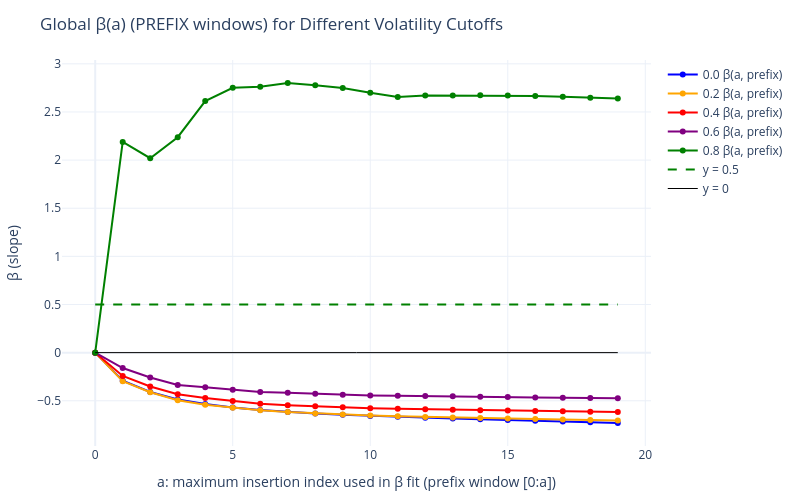

The code cell stored with this chart in its notebook:
### Code cell
import numpy as np
import pandas as pd
import plotly.graph_objects as go
from sklearn.linear_model import LinearRegression

# =========================
# DEBUG CONFIG
# =========================
DBG_ON                 = True     # master switch
DBG_SAMPLE_LEVEL       = True     # per-sample prints inside build_points_for_sample
DBG_SAMPLE_LIMIT       = 5        # how many samples to print in detail (aggregate builder)
DBG_SHOW_ROWS          = 5        # how many rows to print from per-sample DF
DBG_PREFIX_FIT_SUMMARY = True     # summary per 'a' (prefix window)
DBG_PREFIX_FIT_GRID    = None     # set to list like [0, 1, 5, 10, 15, 19] to print only those 'a'; None -> all
DBG_WARN_EPS_HITS      = True     # warn when we clamp by eps
EPS                    = 1e-12

def _sn(x, n=6):  # safe number print
    try:
        return float(np.round(x, n))
    except Exception:
        return x

# ==== helper: build per-insertion points for ONE sample (id) ====
def build_points_for_sample(messages, hist_steps, gen_block, num_insertions,
                            price_col=3, size_col=5, event_type_col=1,
                            eps=EPS, sid=None):
    """
    Returns a DataFrame with columns: ['ins_idx','log_qv','log_impact'] for a single sample.
    • Insertions at positions: hist_steps + (1..num_insertions)*gen_block
    • Q: cumulative sum of inserted sizes (only at insertion indices)
    • V_exp: cumulative executed market volume (event_type==4) from index 0 up to idx-1
    • Impact: |VWAP_inserted - reference_price| (reference at first insertion)
    """
    T = len(messages)
    positions  = hist_steps + (np.arange(1, num_insertions + 1) * gen_block)
    insert_pos = [int(p) for p in positions if p < T]

    if DBG_ON and DBG_SAMPLE_LEVEL and (sid is not None):
        print(f"\n[build_points_for_sample] sid={sid} | T={T} | planned_ins={list(positions[:10])}{'...' if len(positions)>10 else ''}")
        print(f"[build_points_for_sample] sid={sid} | valid insert_pos={insert_pos}")

    if len(insert_pos) == 0:
        if DBG_ON and DBG_SAMPLE_LEVEL and (sid is not None):
            print(f"[build_points_for_sample] sid={sid} | NO valid insertions -> empty DF")
        return pd.DataFrame(columns=["ins_idx", "log_qv", "log_impact"])

    # reference price at first insertion
    ref_price = float(messages[insert_pos[0], price_col])

    # cumulative executed market volume from start (index 0)
    evt_types = messages[:, event_type_col].astype(int)
    sizes_all = messages[:, size_col].astype(float)
    exec_sizes = np.where(evt_types == 4, sizes_all, 0.0)
    cum_exec = np.cumsum(exec_sizes)

    # per-insertion quantities
    dQ         = messages[insert_pos, size_col].astype(float)     # ΔQ_i
    ins_prices = messages[insert_pos, price_col].astype(float)
    Q_cum      = np.cumsum(dQ)                                    # Q_i
    notional_ticks_cum = np.cumsum(dQ * ins_prices)
    vwap_ticks         = notional_ticks_cum / np.maximum(Q_cum, eps)
    impact_ticks       = np.abs(vwap_ticks - ref_price)

    # V_exp at each insertion i = cum_exec[idx-1]
    V_exp = []
    for idx in insert_pos:
        V_i = cum_exec[idx - 1] if (idx - 1) >= 0 else 0.0
        V_exp.append(float(max(V_i, 0.0)))
    V_exp = np.array(V_exp, dtype=float)

    rel_size = Q_cum / np.maximum(V_exp, eps)                     # Q / V_exp

    # eps diagnostics
    n_Q_zero   = int(np.sum(Q_cum <= 0))
    n_V_zero   = int(np.sum(V_exp <= 0))
    n_imp_zero = int(np.sum(impact_ticks <= 0))
    if DBG_ON and DBG_SAMPLE_LEVEL and (sid is not None):
        print(f"[build_points_for_sample] sid={sid} | ref_price={_sn(ref_price)}")
        print(f"[build_points_for_sample] sid={sid} | dQ[:5]={dQ[:5]}, Q_cum[:5]={Q_cum[:5]}")
        print(f"[build_points_for_sample] sid={sid} | V_exp[:5]={V_exp[:5]}")
        print(f"[build_points_for_sample] sid={sid} | impact_ticks[:5]={impact_ticks[:5]}")
        if DBG_WARN_EPS_HITS and (n_Q_zero or n_V_zero or n_imp_zero):
            print(f"[WARN][sid={sid}] zeros -> Q<=0:{n_Q_zero}, V<=0:{n_V_zero}, Impact<=0:{n_imp_zero} (clamped by eps={eps})")

    # logs
    log_qv     = np.log(np.maximum(rel_size, eps))
    log_impact = np.log(np.maximum(impact_ticks, eps))

    # ins_idx is 0..(len(insert_pos)-1) for this sample
    ins_idx = np.arange(len(insert_pos), dtype=int)

    df = pd.DataFrame({"ins_idx": ins_idx, "log_qv": log_qv, "log_impact": log_impact})

    if DBG_ON and DBG_SAMPLE_LEVEL and (sid is not None):
        print(f"[build_points_for_sample] sid={sid} | df.shape={df.shape}")
        print(df.head(DBG_SHOW_ROWS))

    return df

# ==== helper: aggregate across many samples (ids) ====
def build_points_across_samples(m_dict, sample_ids, hist_steps, gen_block, num_insertions):
    dfs = []
    printed = 0
    if DBG_ON:
        print(f"\n[build_points_across_samples] assembling from {len(sample_ids)} sample_ids")

    for sid in sample_ids:
        if sid not in m_dict:
            if DBG_ON:
                print(f"[build_points_across_samples][MISS] sid={sid} not in m_dict")
            continue
        df = build_points_for_sample(m_dict[sid], hist_steps, gen_block, num_insertions, sid=sid)
        if len(df):
            dfs.append(df)
            if DBG_ON and printed < DBG_SAMPLE_LIMIT:
                print(f"[build_points_across_samples] sid={sid} contributed {df.shape[0]} rows")
                printed += 1
        else:
            if DBG_ON and printed < DBG_SAMPLE_LIMIT:
                print(f"[build_points_across_samples] sid={sid} -> empty df")
                printed += 1

    out = pd.concat(dfs, ignore_index=True) if len(dfs) else pd.DataFrame(columns=["ins_idx","log_qv","log_impact"])
    if DBG_ON:
        print(f"[build_points_across_samples] TOTAL rows={out.shape[0]} | cols={list(out.columns)}")
        if out.shape[0]:
            with pd.option_context('display.max_columns', None, 'display.width', 120):
                print(out.describe().T)
                print("head:")
                print(out.head(DBG_SHOW_ROWS))
                print("tail:")
                print(out.tail(DBG_SHOW_ROWS))
    return out

# ==== helper: compute prefix β(a) on [0:a] ====
def compute_prefix_betas(points_df, num_insertions):
    """
    Fit y = c + β x using all points with ins_idx <= a, for a=0..A.
    Returns a_values, betas (np.ndarrays).
    """
    if points_df.empty:
        if DBG_ON:
            print("[compute_prefix_betas] points_df is EMPTY")
        return np.array([]), np.array([])

    if "ins_idx" not in points_df.columns or "log_qv" not in points_df.columns or "log_impact" not in points_df.columns:
        raise ValueError("[compute_prefix_betas] points_df must have columns: ins_idx, log_qv, log_impact")

    max_idx = int(points_df["ins_idx"].max())
    A = int(min(num_insertions - 1, max_idx))
    if DBG_ON and DBG_PREFIX_FIT_SUMMARY:
        print(f"\n[compute_prefix_betas] A={A} (ins_idx range: 0..{max_idx}), num_insertions={num_insertions}")

    a_vals, betas = [], []
    lr = LinearRegression()

    # Full-fit β for consistency check
    X_all = points_df["log_qv"].to_numpy().reshape(-1, 1)
    y_all = points_df["log_impact"].to_numpy()
    lr.fit(X_all, y_all)
    beta_full = float(lr.coef_[0])
    if DBG_ON and DBG_PREFIX_FIT_SUMMARY:
        print(f"[compute_prefix_betas] β_full(all points)={_sn(beta_full)}")

    a_iter = range(0, A + 1) if DBG_PREFIX_FIT_GRID is None else DBG_PREFIX_FIT_GRID
    for a in a_iter:
        sub = points_df[points_df["ins_idx"] <= a]
        n = len(sub)
        if n >= 2:
            X = sub["log_qv"].to_numpy().reshape(-1, 1)
            y = sub["log_impact"].to_numpy()
            lr.fit(X, y)
            beta = float(lr.coef_[0])
        else:
            beta = np.nan

        a_vals.append(a)
        betas.append(beta)

        if DBG_ON and DBG_PREFIX_FIT_SUMMARY:
            # A few quick stats on the subset
            x_min = _sn(np.min(sub["log_qv"])) if n else "–"
            x_max = _sn(np.max(sub["log_qv"])) if n else "–"
            y_min = _sn(np.min(sub["log_impact"])) if n else "–"
            y_max = _sn(np.max(sub["log_impact"])) if n else "–"
            print(f"[compute_prefix_betas] a={a:>2d} | used_points={n:<5d} | β(a)={_sn(beta)} | "
                  f"x∈[{x_min},{x_max}] y∈[{y_min},{y_max}]")

    # Final consistency: at a=max_idx should equal β_full
    if DBG_ON and DBG_PREFIX_FIT_SUMMARY:
        try:
            a_idx = (a_vals.index(A)) if isinstance(a_vals, list) else int(np.where(np.array(a_vals)==A)[0][0])
            beta_at_A = betas[a_idx]
            diff = abs(beta_full - beta_at_A)
            print(f"[compute_prefix_betas][CHECK] β_at_a=max={_sn(beta_at_A)} vs β_full={_sn(beta_full)} | diff={_sn(diff)}")
        except Exception as e:
            print(f"[compute_prefix_betas][CHECK] could not compare to β_full: {e}")

    return np.array(a_vals), np.array(betas)

# ================== YOUR EXISTING BLOCK (kept) ==================

cutoffs = np.round(np.arange(0.0, 1.0, 0.2), 2)  # Includes 0.0 to 0.9
filtered_sample_numbers = {}

for vcut in cutoffs:
    x_filt, all_series_filt, merged_filt, hist_steps_filt, gen_block_filt = prepare_volatility_filtered_series(
        merged, hist_msgs, n_gen_msgs, midprice_step_size, volatility_cutoff=vcut)
    filtered_sample_numbers[vcut] = list(merged_filt['id'])
    print(f"Cutoff {vcut}: {len(filtered_sample_numbers[vcut])} samples")

fig = go.Figure()
cutoff_colors = {
    0.0: "blue", 0.1: "cyan", 0.2: "orange", 0.3: "magenta", 0.4: "red",
    0.5: "brown", 0.6: "purple", 0.7: "gray", 0.8: "green", 0.9: "black"
}

# Ensure 0.0 is plotted first
ordered_cutoffs = sorted(filtered_sample_numbers.keys(), key=lambda x: (x != 0.0, x))

# === NEW: compute PREFIX β(a) curves per cutoff ===
for vcut in ordered_cutoffs:
    sample_ids = filtered_sample_numbers[vcut]

    # Build per-insertion points across all samples for this cutoff
    points_df = build_points_across_samples(
        m_dict, sample_ids,
        hist_steps=hist_steps,
        gen_block=gen_block,
        num_insertions=num_insertions
    )

    if points_df.empty:
        if DBG_ON:
            print(f"[main] cutoff={vcut}: points_df is empty, skipping")
        continue

    # Compute β(a) on [0:a]
    a_vals, betas = compute_prefix_betas(points_df, num_insertions=num_insertions)
    if a_vals.size == 0:
        if DBG_ON:
            print(f"[main] cutoff={vcut}: no a_vals, skipping")
        continue

    label = f"0.0 β(a, prefix)" if vcut == 0.0 else f"{vcut} β(a, prefix)"
    fig.add_trace(go.Scatter(
        x=a_vals,
        y=betas,
        mode="lines+markers",
        marker=dict(size=6),
        name=label,
        line=dict(color=cutoff_colors.get(vcut, None))
    ))

# Visual guides
if len(fig.data) > 0:
    a_values = fig.data[0].x
else:
    a_values = np.arange(0, max(1, num_insertions))

fig.add_trace(go.Scatter(
    x=[int(np.min(a_values)), int(np.max(a_values))],
    y=[0.5, 0.5],
    mode="lines",
    line=dict(color="green", dash="dash"),
    name="y = 0.5"
))
fig.add_trace(go.Scatter(
    x=[int(np.min(a_values)), int(np.max(a_values))],
    y=[0, 0],
    mode="lines",
    line=dict(color="black", width=1),
    name="y = 0"
))

fig.update_xaxes(title_text="a: maximum insertion index used in β fit (prefix window [0:a])")
fig.update_yaxes(title_text="β (slope)")
fig.update_layout(
    title="Global β(a) (PREFIX windows) for Different Volatility Cutoffs",
    template="plotly_white",
    width=800,
    height=500,
    margin=dict(t=60, r=30, b=50, l=60),
    legend=dict(orientation="v"),
)
fig.show()

### Figure 1 — Plotly figure (JSON) as saved in the notebook; plotly's stock layout.template omitted (floating-point values rounded to 4 significant figures)
{"data": [{"line": {"color": "blue"}, "marker": {"size": 6}, "mode": "lines+markers", "name": "0.0 β(a, prefix)", "type": "scatter", "x": [0, 1, 2, 3, 4, 5, 6, 7, 8, 9, 10, 11, 12, 13, 14, 15, 16, 17, 18, 19], "y": [0.0, -0.2923, -0.4086, -0.4863, -0.5333, -0.5689, -0.5959, -0.6163, -0.6325, -0.6462, -0.6576, -0.6667, -0.6757, -0.684, -0.6919, -0.6998, -0.7078, -0.7153, -0.723, -0.7304]}, {"line": {"color": "orange"}, "marker": {"size": 6}, "mode": "lines+markers", "name": "0.2 β(a, prefix)", "type": "scatter", "x": [0, 1, 2, 3, 4, 5, 6, 7, 8, 9, 10, 11, 12, 13, 14, 15, 16, 17, 18, 19], "y": [1.681e-31, -0.2973, -0.4117, -0.4954, -0.5403, -0.5721, -0.5992, -0.6175, -0.6317, -0.6434, -0.6534, -0.6609, -0.6679, -0.6739, -0.68, -0.6851, -0.6904, -0.6952, -0.7, -0.7043]}, {"line": {"color": "red"}, "marker": {"size": 6}, "mode": "lines+markers", "name": "0.4 β(a, prefix)", "type": "scatter", "x": [0, 1, 2, 3, 4, 5, 6, 7, 8, 9, 10, 11, 12, 13, 14, 15, 16, 17, 18, 19], "y": [0.0, -0.2418, -0.351, -0.432, -0.4714, -0.5032, -0.5303, -0.5459, -0.5575, -0.5684, -0.5774, -0.5831, -0.5881, -0.5927, -0.5978, -0.6017, -0.6061, -0.61, -0.6137, -0.6172]}, {"line": {"color": "purple"}, "marker": {"size": 6}, "mode": "lines+markers", "name": "0.6 β(a, prefix)", "type": "scatter", "x": [0, 1, 2, 3, 4, 5, 6, 7, 8, 9, 10, 11, 12, 13, 14, 15, 16, 17, 18, 19], "y": [0.0, -0.1599, -0.2579, -0.3359, -0.3592, -0.3865, -0.4097, -0.4166, -0.4273, -0.4364, -0.4452, -0.4489, -0.451, -0.4537, -0.458, -0.462, -0.4663, -0.4696, -0.4722, -0.4745]}, {"line": {"color": "green"}, "marker": {"size": 6}, "mode": "lines+markers", "name": "0.8 β(a, prefix)", "type": "scatter", "x": [0, 1, 2, 3, 4, 5, 6, 7, 8, 9, 10, 11, 12, 13, 14, 15, 16, 17, 18, 19], "y": [0.0, 2.188, 2.02, 2.238, 2.614, 2.75, 2.762, 2.8, 2.778, 2.75, 2.701, 2.656, 2.671, 2.671, 2.673, 2.671, 2.666, 2.657, 2.648, 2.64]}, {"line": {"color": "green", "dash": "dash"}, "mode": "lines", "name": "y = 0.5", "type": "scatter", "x": [0, 19], "y": [0.5, 0.5]}, {"line": {"color": "black", "width": 1}, "mode": "lines", "name": "y = 0", "type": "scatter", "x": [0, 19], "y": [0, 0]}], "layout": {"height": 500, "legend": {"orientation": "v"}, "margin": {"b": 50, "l": 60, "r": 30, "t": 60}, "title": {"text": "Global β(a) (PREFIX windows) for Different Volatility Cutoffs"}, "width": 800, "xaxis": {"title": {"text": "a: maximum insertion index used in β fit (prefix window [0:a])"}}, "yaxis": {"title": {"text": "β (slope)"}}}}
